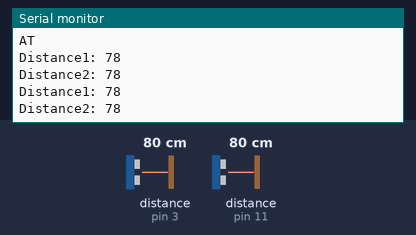
A sketch run on a simulated Arduino Uno, built with avr-gcc and run on an emulated ATmega328P. On the bench: the last lines printed to the serial monitor. Wiring (inferred from the names in the program): 2 × ultrasonic range finder: trigger pin 4, echo pin 3 / trigger pin 12, echo pin 11. Inputs (shaded band) come from the test bench; at power-on: distance to the obstacle (sensors on pin 3, pin 11) 80 cm. The echo pulse lasts 58.3 µs per cm.

Above: at 5.1 s.
5.2 s: distance to the obstacle (sensor on pin 3) set to 2 cm
At 6.5 s:
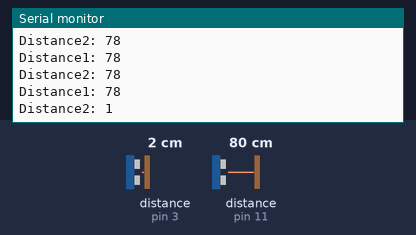
6.7 s: distance to the obstacle (sensor on pin 11) set to 2 cm
At 7.7 s:
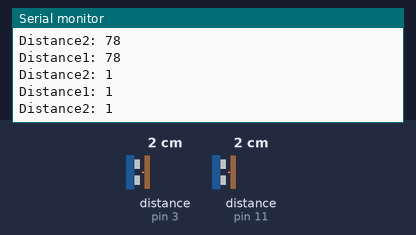
8.2 s: distance to the obstacle (sensor on pin 3) set to 4 cm
At 9.5 s:
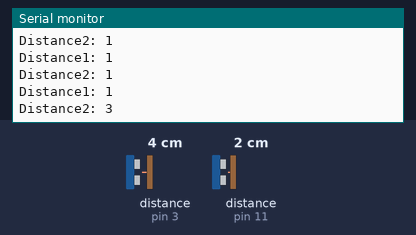
9.7 s: distance to the obstacle (sensor on pin 11) set to 4 cm
At 10.8 s:
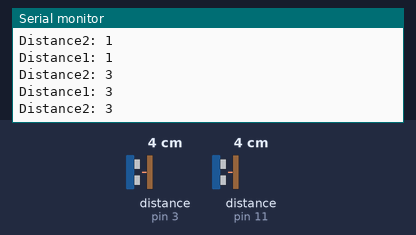
Timing chart, 0 to 12.2 s (numbered marks = the images above; inputs shaded):
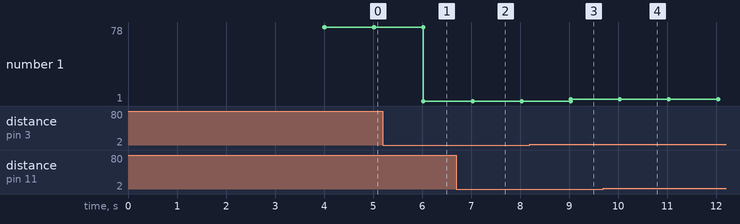

The sketch:

sketch_may15a.ino
```cpp
#define ag_ismi "CMPE_IOT"
#define ag_sifresi "cmpeiot123"
//IP of aws server to be connected
#define IP "13.59.189.137"

//define distance which will be used to estimate if a spot is full or empty
const int dist = 100;
//define pins to be connected to arduino
const int trigPin1 = 12;
const int echoPin1 = 11;
const int trigPin2 = 4;
const int echoPin2 = 3;

int val = 0 ;

// defines variables
long duration;
int distance;
int doluluk ;
void setup() {
pinMode(trigPin1, OUTPUT); // Sets the trigPin as an Output
pinMode(echoPin1, INPUT); // Sets the echoPin as an Input
pinMode(trigPin2, OUTPUT); // Sets the trigPin as an Output
pinMode(echoPin2, INPUT); // Sets the echoPin as an Inpu

Serial.begin(115200);
//using AT protocol to send and receive data
  Serial.println("AT");

  delay(3000);

  if(Serial.find("OK")) {
    Serial.println("AT+CWMODE=1");
    delay(2000);
    String baglantiKomutu = String("AT+CWJAP=\"")+ag_ismi+"\",\""+ag_sifresi+"\"";
    Serial.println(baglantiKomutu);

    delay(5000);
  }
}
void loop() {
  	//these counters are used to reduce error
	//10 measurements are made from ultrasonic sensor
	//if at least 4 of them show that the spot is full
	//doluluk value changes
   int counter1 = 0 ;
   int counter2 = 0 ;

  for(int i=0 ; i<10 ; i++){
   	//someoneUnder1 gets value from the sensor that is in front of line
    if(someoneUnder1()<dist)
    counter1++;
	//someoneUnder1 gets value from the sensor that is at the back of the line
    if(someoneUnder2()<dist)
    counter2++;
    delay(1000);
  }


if(counter2>4)
doluluk = 3; 			//doluluk 3 represents that queue is full
else if(counter1>4)
doluluk = 2;			//doluluk 2 represents that queue is half empty
else
doluluk = 1 ;			//doluluk 1 represents that queue is empty


delay(2000);

 doluluk_yolla(doluluk);

  delay(6000);

}

int someoneUnder1(){
  digitalWrite(trigPin1, LOW);
delayMicroseconds(2);
// Sets the trigPin on HIGH state for 10 micro seconds
digitalWrite(trigPin1, HIGH);
delayMicroseconds(10);
digitalWrite(trigPin1, LOW);
// Reads the echoPin, returns the sound wave travel time in microseconds
duration = pulseIn(echoPin1, HIGH);
// Calculating the distance
distance= duration*0.034/2;
// Prints the distance on the Serial Monitor
Serial.print("Distance1: ");
Serial.println(distance);

return distance;

}

int someoneUnder2(){
  digitalWrite(trigPin2, LOW);
delayMicroseconds(2);
// Sets the trigPin on HIGH state for 10 micro seconds
digitalWrite(trigPin2, HIGH);
delayMicroseconds(10);
digitalWrite(trigPin2, LOW);
// Reads the echoPin, returns the sound wave travel time in microseconds
duration = pulseIn(echoPin2, HIGH);
// Calculating the distance
distance= duration*0.034/2;
// Prints the distance on the Serial Monitor
Serial.print("Distance2: ");
Serial.println(distance);

return distance;

}

void doluluk_yolla(int doluluk) {
  Serial.println(String("AT+CIPSTART=\"TCP\",\"")+IP+"\",5044");

  delay(1000);
  if(Serial.find("Error")){
    Serial.println("serial error");
    return;
  }

  String komut2 = "POST /command/";
  komut2 += doluluk;
  komut2 += "\r\n\r\n";


  delay(3000);

  Serial.print("AT+CIPSEND=");

  Serial.println(komut2.length()+2);
 delay(1000);

 if(Serial.find(">")){

   Serial.print(komut2);

 }
 else {
  Serial.println("AT+CIPCLOSE");
 }
}
```

Measured:
- after the input at 5.2 s, the serial monitor: prints a new line after 0.83 s (image 1)
- after the input at 6.7 s, the serial monitor: prints a new line after 0.33 s (image 2)
- after the input at 8.2 s, the serial monitor: prints a new line after 0.83 s (image 3)
- after the input at 9.7 s, the serial monitor: prints a new line after 0.33 s (image 4)
- plotted number 1: 1 → 3 after the input at 8.2 s
